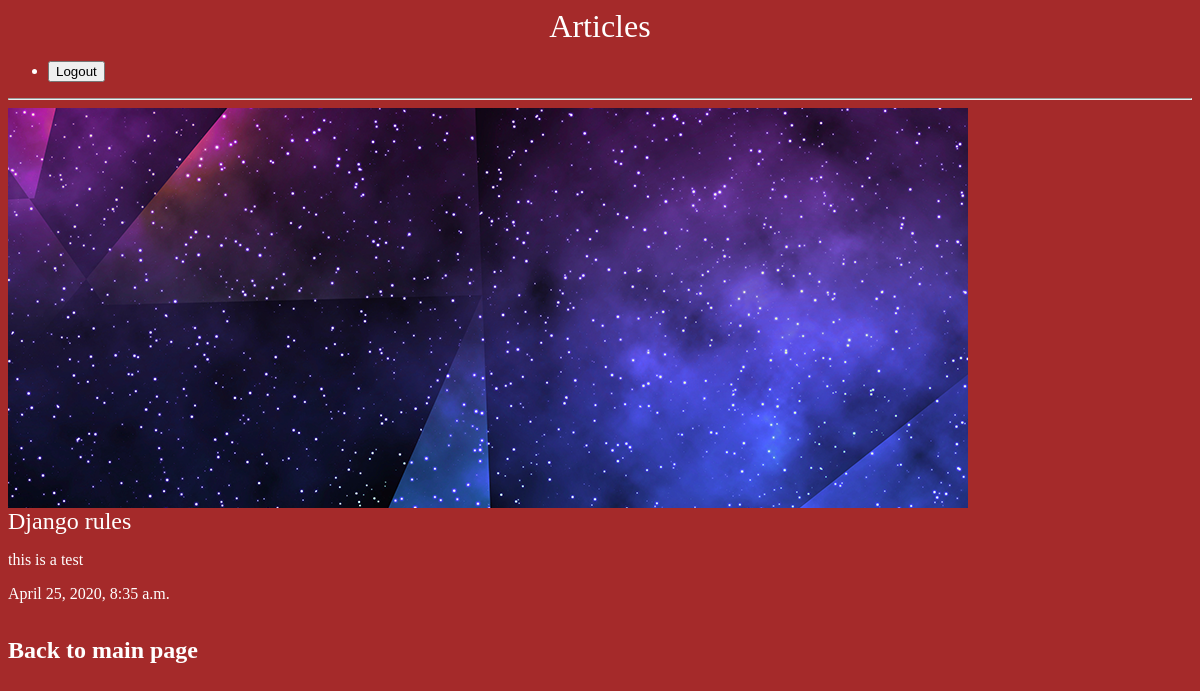
Screenshot of /articles/django-rules/ with the database file from the repository.
### articles/models.py (models this page shows, shortened)
class Articles(models.Model):
    title = models.CharField(max_length=20)
    slug = models.SlugField()
    body = models.TextField()
    date = models.DateTimeField(auto_now_add=True)
    thumb = models.ImageField(default="default.png", blank=True)

### articles/views.py (the view)
# urls.py: url(r'^(?P<slug>[\w-]+)/$', views.articles_details, name="detail"),
def articles_details(request, slug):
    article = Articles.objects.get(slug=slug)
    return render(request, 'articles/articles_details.html', {'article': article})

### articles/templates/articles/articles_details.html
{% extends 'base.html' %}
{% block content %}
<div class="article-detail">
    <div class="article">
        <img src="{{ article.thumb.url}}" />
        <h2>{{ article.title }}</h2>
        <p>{{ article.body }}</p>
        <p>{{ article.date }}</p>
    </div>
</div>
<br>
<h2><b><a href="{% url 'articles:list' %}"> Back to main page </a></b></h2>
{% endblock %}

### articles/static/css/style.css (style rules this page uses)
body { background-color: brown; background-image: url(/static/stars.png); background-repeat-y: no-repeat; color: #fff; }
h1, h2, h3, h4, h5 { font-weight: normal; margin: 0; }
a, a:hover, a:visited { color: #fff; text-decoration: none; }

### rows the page displays
Articles: thumb (picture), title "Django rules", body "this is a test", date "April 25, 2020, 8:35 a.m."
